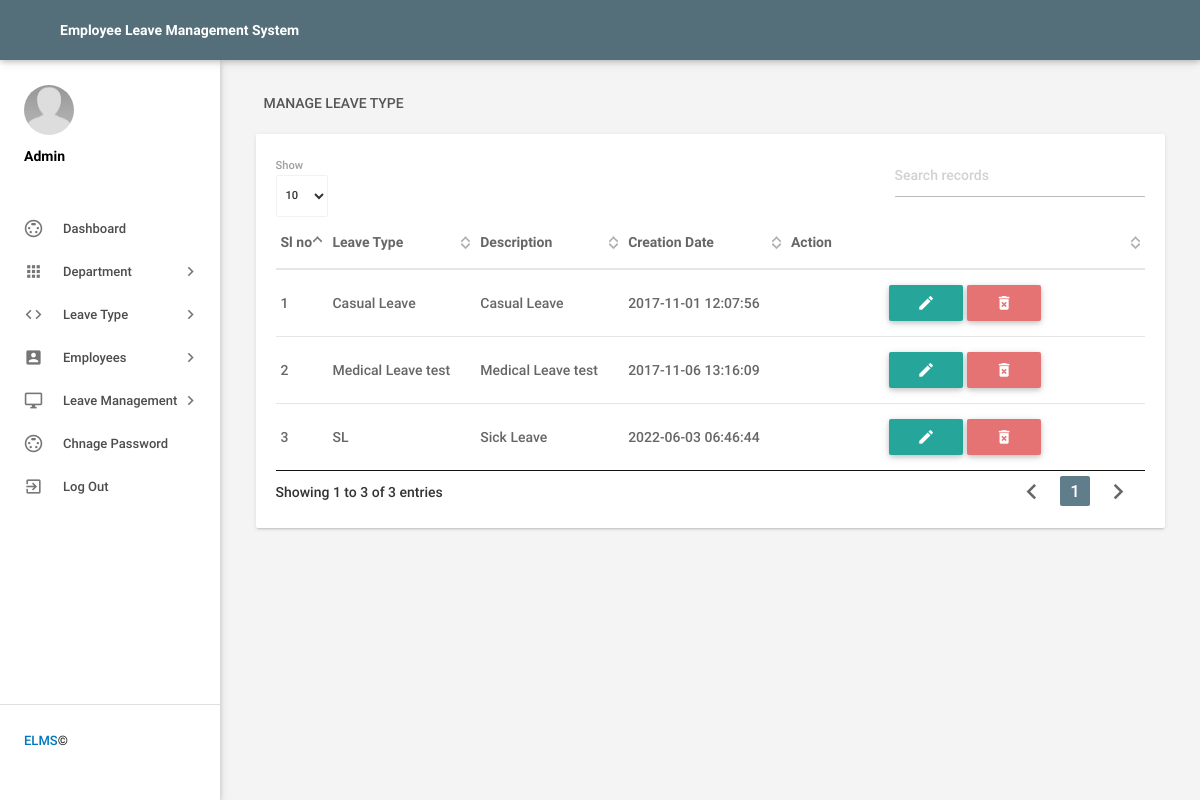
Screenshot of /admin/manageleavetype.php (signed in) with the database file from the repository.
### tables this page shows
CREATE TABLE `tblleavetype` (
  `id` int(11) NOT NULL,
  `LeaveType` varchar(200) DEFAULT NULL,
  `Description` mediumtext DEFAULT NULL,
  `CreationDate` timestamp NOT NULL DEFAULT current_timestamp()
);

### admin/manageleavetype.php (the view, shortened to what this page needs)
<?php
include('includes/config.php');
if(strlen($_SESSION['alogin'])==0)
    {
header('location:index.php');
}
else{
 ?>
<!DOCTYPE html>
<html lang="en">
    <head>
        <link type="text/css" rel="stylesheet" href="../assets/plugins/materialize/css/materialize.min.css"/>
          <link type="text/css" rel="stylesheet" href="../assets/plugins/materialize/css/materialize.css"/>
        <link href="../assets/plugins/material-preloader/css/materialPreloader.min.css" rel="stylesheet">
        <link href="../assets/plugins/datatables/css/jquery.dataTables.min.css" rel="stylesheet">
        <link href="../assets/css/alpha.min.css" rel="stylesheet" type="text/css"/>
        <link href="../assets/css/style.css" rel="stylesheet" type="text/css"/>
    </head>
    <body>
       <?php include('includes/header.php');?>
       <?php include('includes/sidebar.php');?>
            <main class="mn-inner">
                <div class="row">
                    <div class="col s12">
                        <div class="page-title blue-gray-text text-darken-2">Manage Leave Type</div>
                    </div>
                    <div class="col s12 m12 l12">
                        <div class="card">
                            <div class="card-content">
                                <table id="example" class="display responsive-table ">
                                    <thead>
                                        <tr>
                                            <th class="blue-gray-text text-darken-3">Sl no</th>
                                            <th class="blue-gray-text text-darken-3">Leave Type</th>
                                            <th class="blue-gray-text text-darken-3">Description</th>
                                            <th class="blue-gray-text text-darken-3">Creation Date</th>
                                            <th class="blue-gray-text text-darken-3">Action</th>
                                        </tr>
                                    </thead>
                                    <tbody>
<?php $sql = "SELECT * from tblleavetype";
$query = $dbh -> prepare($sql);
$query->execute();
$results=$query->fetchAll(PDO::FETCH_OBJ);
$cnt=1;
if($query->rowCount() > 0)
{
foreach($results as $result)
{               ?>
                                        <tr>
                                            <td> <?php echo htmlentities($cnt);?></td>
                                            <td><?php echo htmlentities($result->LeaveType);?></td>
                                            <td><?php echo htmlentities($result->Description);?></td>
                                            <td><?php echo htmlentities($result->CreationDate);?></td>
                                            <td class="text-center">
                                                <a href="editleavetype.php?lid=<?php echo htmlentities($result->id);?>" class="btn btn-sm waves-effect waves-light blue-gray lighten-2"><i class="material-icons">mode_edit</i></a>
                                            <a href="manageleavetype.php?del=<?php echo htmlentities($result->id);?>" onclick="return confirm('Do you want to delete');" class="btn btn-sm waves-effect waves-light red lighten-2"> <i class="material-icons">delete_forever</i></a> </td>
                                        </tr>
                                         <?php $cnt++;} }?>
                                    </tbody>
                                </table>
                            </div>
                        </div>
                    </div>
                </div>
            </main>
        </div>
        <div class="left-sidebar-hover"></div>
    </body>
</html>
<?php } ?>

### assets/css/style.css (style rules this page uses)
.text-center { align-items: center !important; text-align: center !important; }

### rows the page displays
tblleavetype: LeaveType "Casual Leave", Description "Casual Leave", CreationDate "2017-11-01 12:07:56"
tblleavetype: LeaveType "Medical Leave test", Description "Medical Leave test", CreationDate "2017-11-06 13:16:09"
tblleavetype: LeaveType "SL", Description "Sick Leave", CreationDate "2022-06-03 06:46:44"
